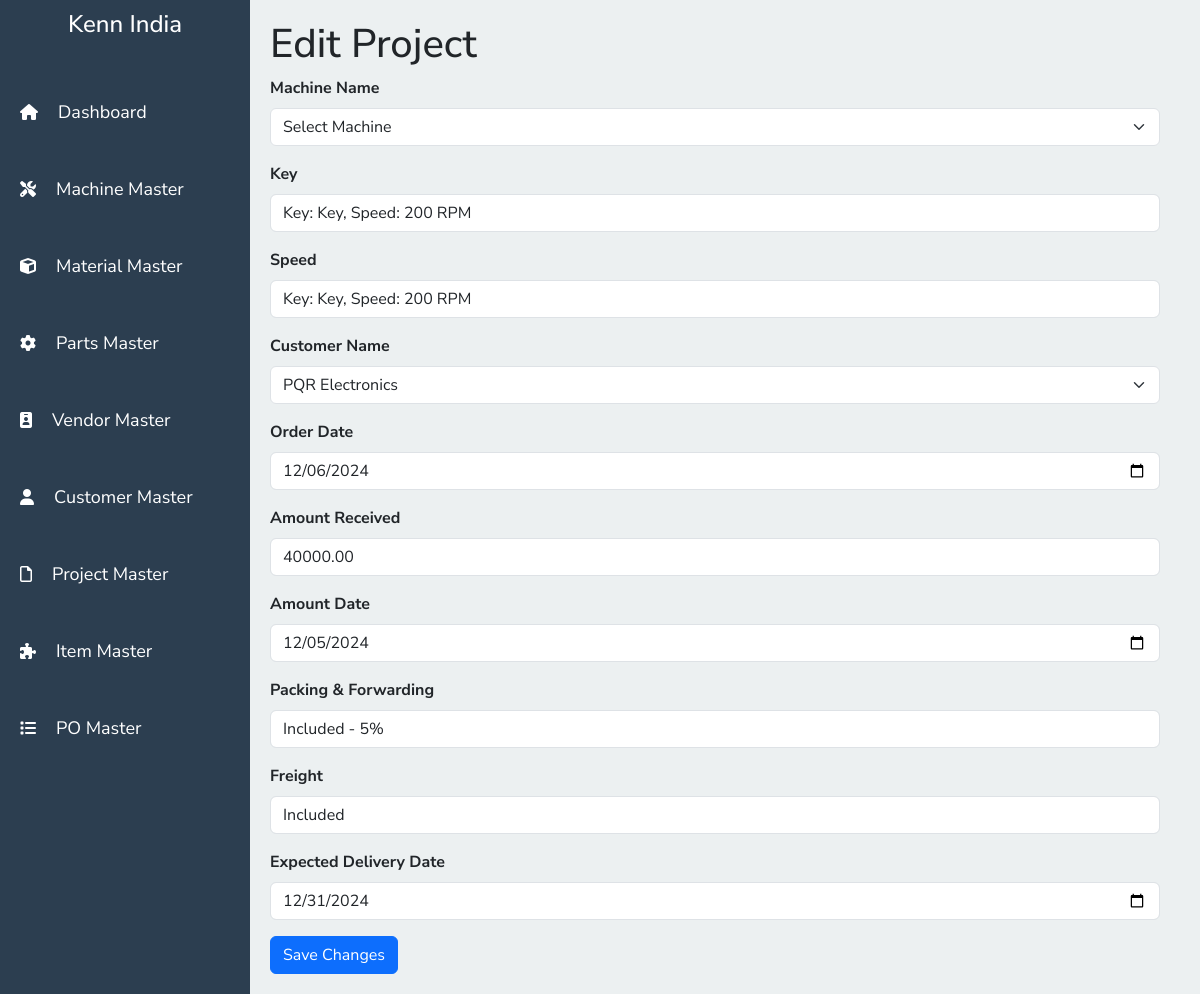
/edit/edit-project.php?project_number=1, run on the app's committed database.
### tables this page shows
CREATE TABLE `project_master` (
  `project_number` int(11) NOT NULL,
  `machine_name` varchar(255) NOT NULL,
  `machine_specification` text NOT NULL,
  `customer_name` varchar(255) NOT NULL,
  `order_date` date NOT NULL,
  `advanced_amount_received` decimal(10,2) NOT NULL,
  `advanced_amount_date` date NOT NULL,
  `packing_forwarding` varchar(255) NOT NULL,
  `freight` varchar(255) NOT NULL,
  `expected_delivery_date` date NOT NULL
);

CREATE TABLE `customers` (
  `customer_id` int(11) NOT NULL,
  `company_name` varchar(255) NOT NULL,
  `address` text NOT NULL,
  `gst_no` varchar(15) NOT NULL,
  `contact_name` varchar(255) NOT NULL,
  `designation` varchar(255) NOT NULL,
  `email` varchar(255) NOT NULL,
  `whatsapp_number` varchar(15) NOT NULL,
  `pan_no` varchar(10) NOT NULL,
  `payment_terms` enum('30 Days','60 Days','90 Days','Customized') NOT NULL,
  `custom_payment_terms` varchar(255) DEFAULT NULL,
  `created_at` timestamp NOT NULL DEFAULT current_timestamp(),
  `updated_at` timestamp NOT NULL DEFAULT current_timestamp() ON UPDATE current_timestamp()
);

### edit/edit-project.php (the view, shortened to what this page needs)
<?php
include '../conn.php';
if (isset($_GET['project_number'])) {
    $projectNumber = $_GET['project_number'];
    $sql = "SELECT * FROM project_master WHERE project_number = ?";
    $stmt = $con->prepare($sql);
    $stmt->bind_param("i", $projectNumber);
    $stmt->execute();
    $result = $stmt->get_result();
    $project = $result->fetch_assoc();
}
$customersSql = "SELECT company_name FROM customers";
$customersResult = $con->query($customersSql);
?>
<!DOCTYPE html>
<html lang="en">
<head>
    <link rel="stylesheet" href="https://cdnjs.cloudflare.com/ajax/libs/font-awesome/6.6.0/css/all.min.css">
    <link rel="stylesheet" href="https://cdn.jsdelivr.net/npm/bootstrap@5.3.0-alpha1/dist/css/bootstrap.min.css">
    <link rel="stylesheet" href="../css/style.css">
</head>
<body>
    <?php include '../sidebar.php'; ?>
    <div class="content">
        <h1>Edit Project</h1>
        <form method="POST">
            <div class="mb-3">
    <label for="machineName" class="form-label">Machine Name</label>
    <select class="form-select" name="machineName" required>
        <option value="">Select Machine</option>
    </select>
</div>
            <div class="mb-3">
                <label for="key" class="form-label">Key</label>
                <input type="text" class="form-control" name="key" value="<?php echo $project['machine_specification']; ?>" required>
            </div>
            <div class="mb-3">
                <label for="speed" class="form-label">Speed</label>
                <input type="text" class="form-control" name="speed" value="<?php echo $project['machine_specification']; ?>" required>
            </div>
            <div class="mb-3">
                <label for="customerName" class="form-label">Customer Name</label>
                <select class="form-select" name="customerName" required>
                    <?php while ($customer = $customersResult->fetch_assoc()) { ?>
                        <option value="<?php echo $customer['company_name']; ?>" <?php echo $project['customer_name'] == $customer['company_name'] ? 'selected' : ''; ?>>
                            <?php echo $customer['company_name']; ?>
                        </option>
                    <?php } ?>
                </select>
            </div>
            <div class="mb-3">
                <label for="orderDate" class="form-label">Order Date</label>
                <input type="date" class="form-control" name="orderDate" value="<?php echo $project['order_date']; ?>" required>
            </div>
            <div class="mb-3">
                <label for="amountReceived" class="form-label">Amount Received</label>
                <input type="number" class="form-control" name="amountReceived" value="<?php echo $project['advanced_amount_received']; ?>" required>
            </div>
            <div class="mb-3">
                <label for="amountDate" class="form-label">Amount Date</label>
                <input type="date" class="form-control" name="amountDate" value="<?php echo $project['advanced_amount_date']; ?>" required>
            </div>
            <div class="mb-3">
                <label for="packingForwarding" class="form-label">Packing & Forwarding</label>
                <input type="text" class="form-control" name="packingForwarding" value="<?php echo $project['packing_forwarding']; ?>" required>
            </div>
            <div class="mb-3">
                <label for="freight" class="form-label">Freight</label>
                <input type="text" class="form-control" name="freight" value="<?php echo $project['freight']; ?>" required>
            </div>
            <div class="mb-3">
                <label for="deliveryDate" class="form-label">Expected Delivery Date</label>
                <input type="date" class="form-control" name="deliveryDate" value="<?php echo $project['expected_delivery_date']; ?>" required>
            </div>
            <button type="submit" class="btn btn-primary">Save Changes</button>
        </form>
    </div>
</body>
</html>

### css/style.css (style rules this page uses)
:root { --green: #27ae60; --black: #2c3e50; --grey: #ecf0f1; --white: #ffffff; --header-bg: #2c3e50; --header-text: #ffffff; --body-bg: #ecf0f1; }
* { font-family: 'Nunito Sans', sans-serif; margin: 0; padding: 0; box-sizing: border-box; text-decoration: none; transition: all 0.2s ease; }
body { display: flex; background-color: var(--grey); min-height: 100vh; }
.content { margin-left: 250px; padding: 30px; width: calc(100% - 250px); height: 100vh; overflow-y: auto; }
.content { margin-left: 270px; width: calc(100% - 270px); padding: 30px; }

### edit/edit-project.php (style rules this page uses)
.content { margin-left: 250px; padding: 20px; }
.form-label { font-weight: bold; }

### sidebar.php (style rules this page uses)
* { box-sizing: border-box; margin: 0; padding: 0; }

### data on the page
project_master: key "Key: Key, Speed: 200 RPM", speed "Key: Key, Speed: 200 RPM", customerName "PQR Electronics", orderDate "12/06/2024", amountReceived "40000.00", amountDate "12/05/2024", packingForwarding "Included - 5%", freight "Included", deliveryDate "12/31/2024"
